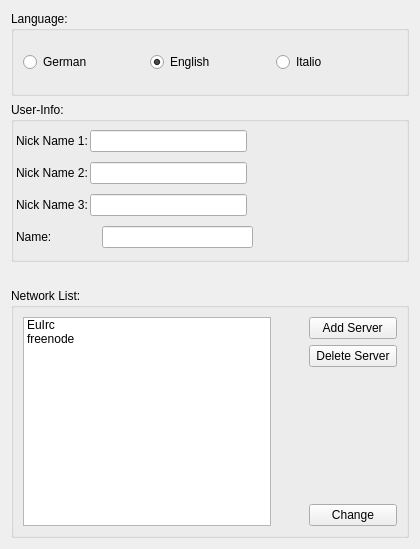
                     <widget class="QWidget" name="scrollAreaWidgetContents">
                      <property name="geometry">
                       <rect>
                        <x>0</x>
                        <y>0</y>
                        <width>420</width>
                        <height>549</height>
                       </rect>
                      </property>
                      <layout class="QVBoxLayout" name="verticalLayout_9">
                       <item>
                        <widget class="QGroupBox" name="groupBox">
                         <property name="title">
                          <string>Language:</string>
                         </property>
                         <layout class="QHBoxLayout" name="horizontalLayout_15">
                          <item>
                           <widget class="QRadioButton" name="radioButton">
                            <property name="text">
                             <string>German</string>
                            </property>
                            <property name="icon">
                             <iconset resource="resources.qrc">
                              <normaloff>:/data/flagen/de.png</normaloff>:/data/flagen/de.png</iconset>
                            </property>
                            <property name="iconSize">
                             <size>
                              <width>32</width>
                              <height>32</height>
                             </size>
                            </property>
                           </widget>
                          </item>
                          <item>
                           <widget class="QRadioButton" name="radioButton_3">
                            <property name="text">
                             <string>English</string>
                            </property>
                            <property name="icon">
                             <iconset resource="resources.qrc">
                              <normaloff>:/data/flagen/gb.png</normaloff>:/data/flagen/gb.png</iconset>
                            </property>
                            <property name="iconSize">
                             <size>
                              <width>32</width>
                              <height>32</height>
                             </size>
                            </property>
                            <property name="checked">
                             <bool>true</bool>
                            </property>
                           </widget>
                          </item>
                          <item>
                           <widget class="QRadioButton" name="radioButton_2">
                            <property name="text">
                             <string>Italio</string>
                            </property>
                            <property name="icon">
                             <iconset resource="resources.qrc">
                              <normaloff>:/data/flagen/it.png</normaloff>:/data/flagen/it.png</iconset>
                            </property>
                            <property name="iconSize">
                             <size>
                              <width>32</width>
                              <height>32</height>
                             </size>
                            </property>
                           </widget>
                          </item>
                         </layout>
                        </widget>
                       </item>
                       <item>
                        <widget class="QGroupBox" name="groupBox_2">
                         <property name="minimumSize">
                          <size>
                           <width>0</width>
                           <height>160</height>
                          </size>
                         </property>
                         <property name="title">
                          <string>User-Info:</string>
                         </property>
                         <layout class="QVBoxLayout" name="verticalLayout_11">
                          <property name="spacing">
                           <number>2</number>
                          </property>
                          <property name="leftMargin">
                           <number>2</number>
                          </property>
                          <property name="topMargin">
                           <number>0</number>
                          </property>
                          <property name="rightMargin">
                           <number>2</number>
                          </property>
                          <property name="bottomMargin">
                           <number>2</number>
                          </property>
                          <item>
                           <layout class="QHBoxLayout" name="horizontalLayout_11">
                            <item>
                             <widget class="QLabel" name="label_3">
                              <property name="text">
                               <string>Nick Name 1:</string>
                              </property>
                             </widget>
                            </item>
                            <item>
                             <widget class="QLineEdit" name="lineEdit_2"/>
                            </item>
                            <item>
                             <spacer name="horizontalSpacer">
                              <property name="orientation">
                               <enum>Qt::Horizontal</enum>
                              </property>
                              <property name="sizeHint" stdset="0">
                               <size>
                                <width>40</width>
                                <height>20</height>
                               </size>
                              </property>
                             </spacer>
                            </item>
                           </layout>
                          </item>
                          <item>
                           <layout class="QHBoxLayout" name="horizontalLayout_12">
                            <item>
                             <widget class="QLabel" name="label_4">
                              <property name="text">
                               <string>Nick Name 2:</string>
                              </property>
                             </widget>
                            </item>
                            <item>
                             <widget class="QLineEdit" name="lineEdit_3"/>
                            </item>
                            <item>
                             <spacer name="horizontalSpacer_3">
                              <property name="orientation">
                               <enum>Qt::Horizontal</enum>
                              </property>
                              <property name="sizeHint" stdset="0">
                               <size>
                                <width>40</width>
                                <height>20</height>
                               </size>
                              </property>
                             </spacer>
                            </item>
                           </layout>
                          </item>
                          <item>
                           <layout class="QHBoxLayout" name="horizontalLayout_13">
                            <item>
                             <widget class="QLabel" name="label_5">
                              <property name="text">
                               <string>Nick Name 3:</string>
                              </property>
                             </widget>
                            </item>
                            <item>
                             <widget class="QLineEdit" name="lineEdit_4"/>
                            </item>
                            <item>
                             <spacer name="horizontalSpacer_4">
                              <property name="orientation">
                               <enum>Qt::Horizontal</enum>
                              </property>
                              <property name="sizeHint" stdset="0">
                               <size>
                                <width>40</width>
                                <height>20</height>
                               </size>
                              </property>
                             </spacer>
                            </item>
                           </layout>
                          </item>
                          <item>
                           <layout class="QHBoxLayout" name="horizontalLayout_14">
                            <item>
                             <widget class="QLabel" name="label_6">
                              <property name="text">
                               <string>Name:</string>
                              </property>
                             </widget>
                            </item>
                            <item>
                             <spacer name="horizontalSpacer_2">
                              <property name="orientation">
                               <enum>Qt::Horizontal</enum>
                              </property>
                              <property name="sizeType">
                               <enum>QSizePolicy::Minimum</enum>
                              </property>
                              <property name="sizeHint" stdset="0">
                               <size>
                                <width>48</width>
                                <height>20</height>
                               </size>
                              </property>
                             </spacer>
                            </item>
                            <item>
                             <widget class="QLineEdit" name="lineEdit_5"/>
                            </item>
                            <item>
                             <spacer name="horizontalSpacer_5">
                              <property name="orientation">
                               <enum>Qt::Horizontal</enum>
                              </property>
                              <property name="sizeHint" stdset="0">
                               <size>
                                <width>40</width>
                                <height>20</height>
                               </size>
                              </property>
                             </spacer>
                            </item>
                           </layout>
                          </item>
                         </layout>
                        </widget>
                       </item>
                       <item>
                        <spacer name="verticalSpacer_3">
                         <property name="orientation">
                          <enum>Qt::Vertical</enum>
                         </property>
                         <property name="sizeType">
                          <enum>QSizePolicy::Fixed</enum>
                         </property>
                         <property name="sizeHint" stdset="0">
                          <size>
                           <width>20</width>
                           <height>20</height>
                          </size>
                         </property>
                        </spacer>
                       </item>
                       <item>
                        <widget class="QGroupBox" name="groupBox_3">
                         <property name="sizePolicy">
                          <sizepolicy hsizetype="Preferred" vsizetype="Fixed">
                           <horstretch>0</horstretch>
                           <verstretch>0</verstretch>
                          </sizepolicy>
                         </property>
                         <property name="minimumSize">
                          <size>
                           <width>0</width>
                           <height>250</height>
                          </size>
                         </property>
                         <property name="title">
                          <string>Network List: </string>
                         </property>
                         <layout class="QHBoxLayout" name="horizontalLayout_17">
                          <item>
                           <layout class="QHBoxLayout" name="horizontalLayout_16">
                            <item>
                             <widget class="QListWidget" name="listWidget_3">
                              <property name="minimumSize">
                               <size>
                                <width>0</width>
                                <height>120</height>
                               </size>
                              </property>
                              <item>
                               <property name="text">
                                <string>EuIrc</string>
                               </property>
                              </item>
                              <item>
                               <property name="text">
                                <string>freenode</string>
                               </property>
                              </item>
                             </widget>
                            </item>
                            <item>
                             <spacer name="horizontalSpacer_6">
                              <property name="orientation">
                               <enum>Qt::Horizontal</enum>
                              </property>
                              <property name="sizeHint" stdset="0">
                               <size>
                                <width>40</width>
                                <height>20</height>
                               </size>
                              </property>
                             </spacer>
                            </item>
                            <item>
                             <layout class="QVBoxLayout" name="verticalLayout_10">
                              <item>
                               <widget class="QPushButton" name="pushButton_5">
                                <property name="text">
                                 <string> Add Server </string>
                                </property>
                               </widget>
                              </item>
                              <item>
                               <widget class="QPushButton" name="pushButton_6">
                                <property name="text">
                                 <string> Delete Server </string>
                                </property>
                               </widget>
                              </item>
                              <item>
                               <spacer name="verticalSpacer_2">
                                <property name="orientation">
                                 <enum>Qt::Vertical</enum>
                                </property>
                                <property name="sizeHint" stdset="0">
                                 <size>
                                  <width>20</width>
                                  <height>40</height>
                                 </size>
                                </property>
                               </spacer>
                              </item>
                              <item>
                               <widget class="QPushButton" name="pushButton_7">
                                <property name="text">
                                 <string>Change</string>
                                </property>
                               </widget>
                              </item>
                             </layout>
                            </item>
                           </layout>
                          </item>
                         </layout>
                        </widget>
                       </item>
                      </layout>
                     </widget>
